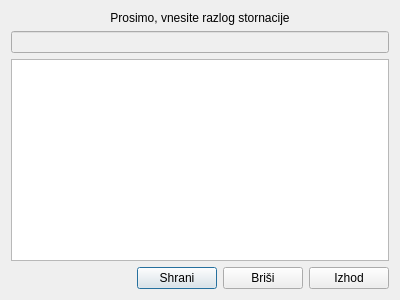
<?xml version="1.0" encoding="UTF-8"?>
<ui version="4.0">
 <class>razlog_stornacije</class>
 <widget class="QDialog" name="razlog_stornacije">
  <property name="geometry">
   <rect>
    <x>0</x>
    <y>0</y>
    <width>400</width>
    <height>300</height>
   </rect>
  </property>
  <property name="windowTitle">
   <string>Dialog</string>
  </property>
  <layout class="QVBoxLayout" name="verticalLayout">
   <item>
    <widget class="QLabel" name="label">
     <property name="text">
      <string>Prosimo, vnesite razlog stornacije</string>
     </property>
     <property name="alignment">
      <set>Qt::AlignCenter</set>
     </property>
    </widget>
   </item>
   <item>
    <widget class="QLineEdit" name="txt_id">
     <property name="enabled">
      <bool>false</bool>
     </property>
    </widget>
   </item>
   <item>
    <widget class="QPlainTextEdit" name="txt_razlog"/>
   </item>
   <item>
    <layout class="QHBoxLayout" name="horizontalLayout">
     <item>
      <spacer name="horizontalSpacer">
       <property name="orientation">
        <enum>Qt::Horizontal</enum>
       </property>
       <property name="sizeHint" stdset="0">
        <size>
         <width>40</width>
         <height>20</height>
        </size>
       </property>
      </spacer>
     </item>
     <item>
      <widget class="QPushButton" name="btn_shrani">
       <property name="text">
        <string>Shrani</string>
       </property>
      </widget>
     </item>
     <item>
      <widget class="QPushButton" name="btn_brisi">
       <property name="text">
        <string>Briši</string>
       </property>
      </widget>
     </item>
     <item>
      <widget class="QPushButton" name="btn_izhod">
       <property name="text">
        <string>Izhod</string>
       </property>
      </widget>
     </item>
    </layout>
   </item>
  </layout>
 </widget>
 <resources/>
 <connections/>
</ui>
